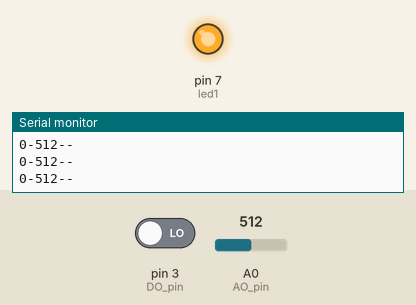
Bench run of a sketch on a simulated Arduino Uno, built with avr-gcc and run on an emulated ATmega328P. Parts: output pins drawn as LEDs (lit = HIGH), the last lines printed to the serial monitor. The inputs (shaded band) are chosen by the test bench; at power-on: A0 (AO_pin) = 512, pin 3 (DO_pin) LOW.

Above: at 1.2 s.
1.3 s: A0 (AO_pin) set to 69
2.8 s: A0 (AO_pin) set to 60
At 4.0 s:
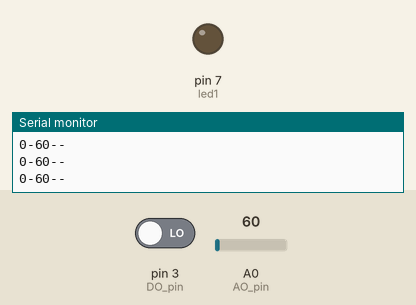
4.3 s: A0 (AO_pin) set to 122
At 5.2 s:
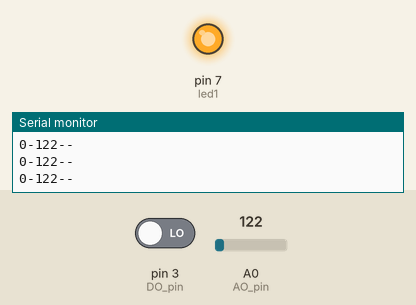
5.8 s: A0 (AO_pin) set to 55
At 6.2 s:
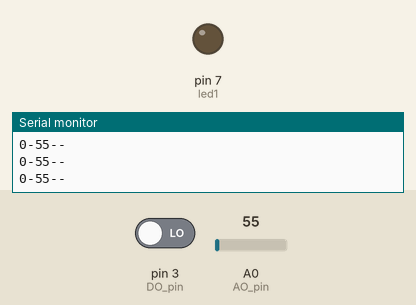
Timing chart, 0 to 8.3 s (numbered marks = the images above; inputs shaded):
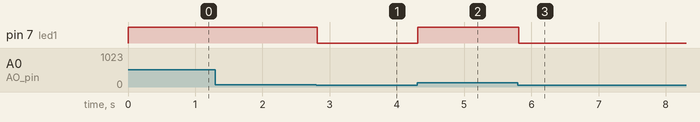

Measured:
- the behaviour switches between 65 and 64 on A0 (AO_pin) (found by bisection; images 0 and 1)
- after the input at 2.8 s, pin 7 (led1): HIGH → LOW at once
- after the input at 4.3 s, pin 7 (led1): LOW → HIGH at once
- after the input at 5.8 s, pin 7 (led1): HIGH → LOW at once

The sketch:

Microphone.ino
```cpp
// Arduino pin numbers
const int DO_pin = 3;
const int AO_pin = 0;
int sound;
int led1 = 7;
//int led2 = 9;
//int led3 = 10;
//int led4 = 11;
//int led5 = 12;


void setup() {
  pinMode(DO_pin, INPUT);
  pinMode(led1, OUTPUT);
  //pinMode(led2, OUTPUT);
  //pinMode(led3, OUTPUT);
  //pinMode(led4, OUTPUT);
  //pinMode(led5, OUTPUT);
  Serial.begin(9600);
}

void loop() {

    if (sound > 65) {
    digitalWrite(led1, HIGH);
  }
    if (sound < 65) {
    digitalWrite(led1, LOW);
  }
   // if (sound > 35) {
    //digitalWrite(led2, HIGH);
 // }
   // if (sound < 35) {
//    digitalWrite(led2, LOW);
  //}
    //if (sound > 40) {
    //digitalWrite(led3, HIGH);
  //}
    //if (sound < 40) {
   // digitalWrite(led3, LOW);
  //}
    //if (sound > 45) {
    //digitalWrite(led4, HIGH);
  //}
    //if (sound < 45) {
    //digitalWrite(led4, LOW);
  //}
    //if (sound > 50) {
    //digitalWrite(led5, HIGH);
  //}
    //if (sound < 50) {
    //digitalWrite(led5, LOW);
  //}
  sound = analogRead(AO_pin);
  Serial.print(digitalRead(DO_pin));
  Serial.print("-");
  Serial.print(sound);
  Serial.print("-");
  Serial.println("-");

}
```
